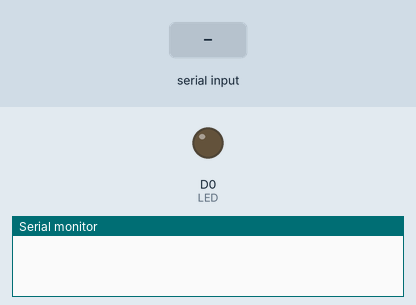
A sketch run on a simulated ESP8266 (NodeMCU). On the bench: output pins drawn as LEDs (lit = HIGH), the last lines printed to the serial monitor. The test bench sets the inputs (shaded band).

Above: at 1.2 s.
1.3 s: "1" received over Serial
At 2.2 s:
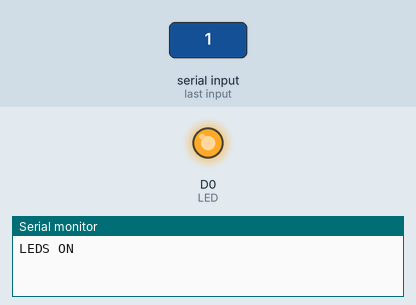
Timing chart, 0 to 4.3 s (numbered marks = the images above; inputs shaded):
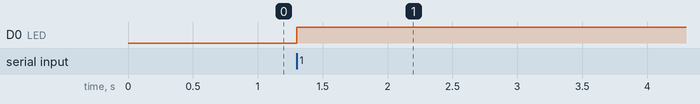

The sketch:

Serial_NANO_TX.ino
```cpp
#define LED D0

void setup() {
  pinMode(LED, OUTPUT);      // set LED pin as output
  digitalWrite(LED, LOW);    // switch off LED pin

  Serial.begin(9600);               // initialize serial communication at 9600 bits per second:
  Serial1.begin(9600);            // initialize UART with baud rate of 9600
}
void loop() {
  if (Serial.read() == '1'){
    Serial1.println('1');
    digitalWrite(LED, HIGH);
    Serial.println("LEDS ON");
  }
  else if (Serial.read() == '0'){
    Serial1.println('0');
    digitalWrite(LED, LOW);
    Serial.print("LEDS OFF");
  }
}
```

Measured:
- after the input at 1.3 s, D0 (LED): LOW → HIGH at once
